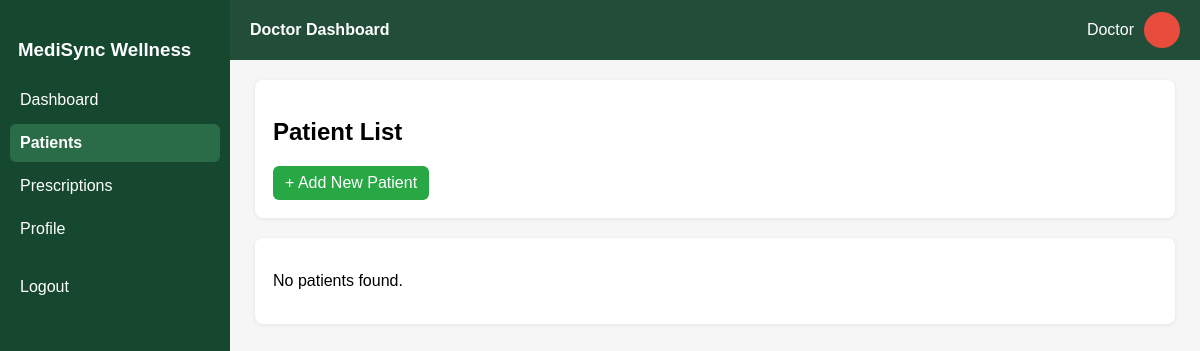
The page /backend/DISTRIBUTE_TO_APPROPRIATE_FILES/doctor/patients.php on the database as committed earlier.
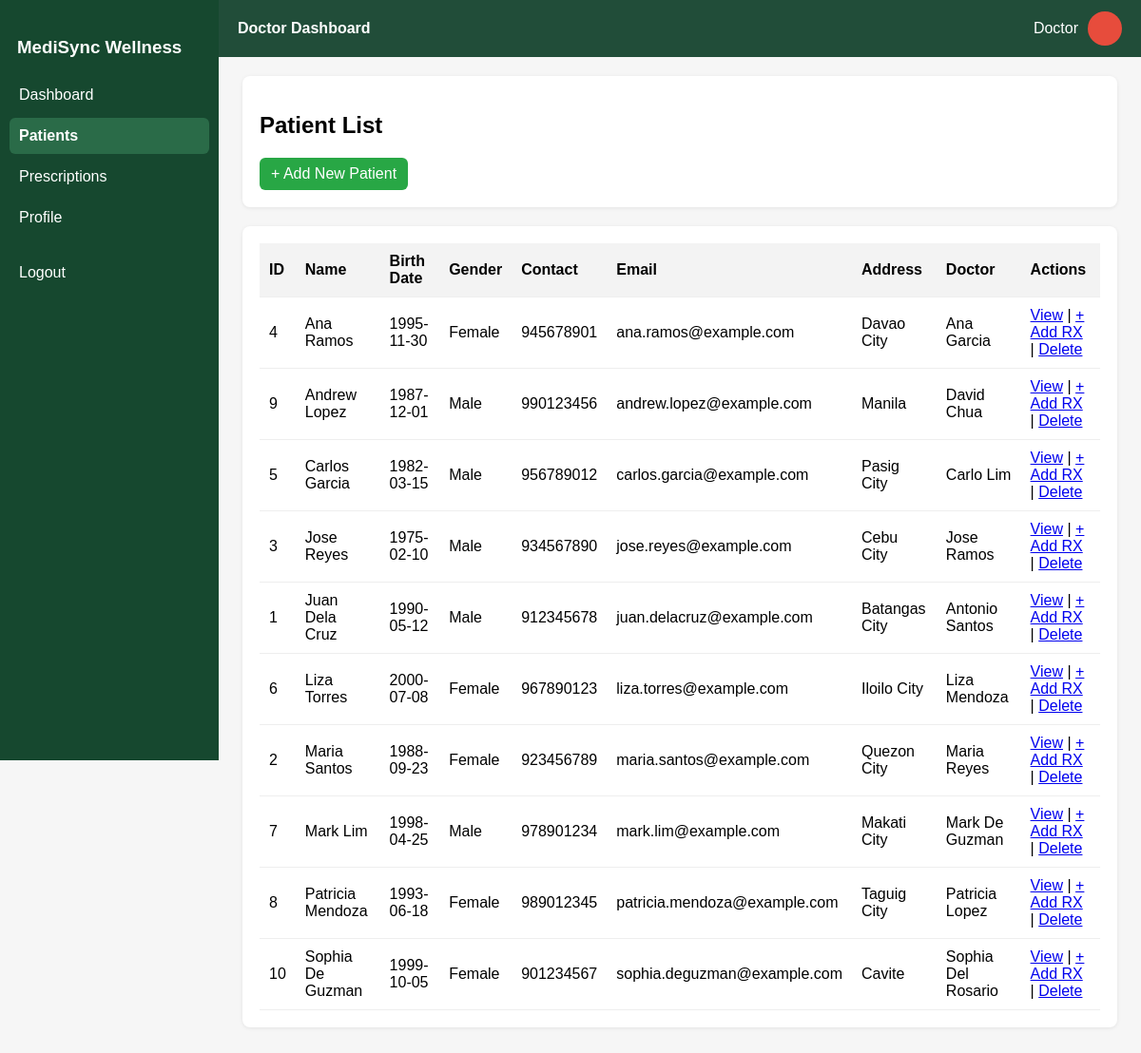
The same page on the database as committed later.
### tables this page shows
CREATE TABLE IF NOT EXISTS `patient` (
  `patientID` int NOT NULL AUTO_INCREMENT,
  `firstName` text NOT NULL,
  `lastName` text NOT NULL,
  `birthDate` date NOT NULL,
  `gender` text NOT NULL,
  `contactNumber` int NOT NULL,
  `address` text NOT NULL,
  `email` text NOT NULL,
  `doctorID` int NOT NULL,
  `healthCondition` text,
  `allergies` text,
  `currentMedication` text,
  `knownDiseases` text,
  PRIMARY KEY (`patientID`),
  KEY `fk_patient_doctor` (`doctorID`)
);

CREATE TABLE IF NOT EXISTS `doctor` (
  `doctorID` int NOT NULL,
  `firstName` text NOT NULL,
  `lastName` text NOT NULL,
  `specialization` text NOT NULL,
  `licenseNumber` int NOT NULL,
  `email` text NOT NULL,
  `clinicAddress` text NOT NULL,
  `status` enum('active','pending') NOT NULL DEFAULT 'pending',
  PRIMARY KEY (`doctorID`)
);

### backend/DISTRIBUTE_TO_APPROPRIATE_FILES/doctor/patients.php (the view, shortened to what this page needs)
<?php
include('../includes/db_connect.php');
$query = "
    SELECT p.patientID, p.firstName, p.lastName, p.birthDate, p.gender,
           p.contactNumber, p.address, p.email, d.firstName AS doctorFirst, d.lastName AS doctorLast
    FROM patient p
    LEFT JOIN doctor d ON p.doctorID = d.doctorID
    ORDER BY p.firstName ASC
";
$res = $conn->query($query);
?>
    <div class="card">
        <h2>Patient List</h2>
        <a class="btn" href="add_patient.php">+ Add New Patient</a>
    </div>
    <div class="card">
        <?php if ($res && $res->num_rows > 0): ?>
            <table>
                <thead>
                <tr>
                    <th>ID</th><th>Name</th><th>Birth Date</th><th>Gender</th>
                    <th>Contact</th><th>Email</th><th>Address</th><th>Doctor</th><th>Actions</th>
                </tr>
                </thead>
                <tbody>
                <?php while ($row = $res->fetch_assoc()): ?>
                    <tr>
                        <td><?= (int)$row['patientID'] ?></td>
                        <td><?= htmlspecialchars($row['firstName'].' '.$row['lastName']) ?></td>
                        <td><?= htmlspecialchars($row['birthDate']) ?></td>
                        <td><?= htmlspecialchars($row['gender']) ?></td>
                        <td><?= htmlspecialchars($row['contactNumber']) ?></td>
                        <td><?= htmlspecialchars($row['email']) ?></td>
                        <td><?= htmlspecialchars($row['address']) ?></td>
                        <td><?= htmlspecialchars(trim($row['doctorFirst'].' '.$row['doctorLast'])) ?></td>
                        <td>
                            <a href="view_patient_prescription.php?id=<?= (int)$row['patientID'] ?>">View</a> |
                            <a href="add_prescription.php?id=<?= (int)$row['patientID'] ?>">+ Add RX</a> |
                            <a class="danger" href="delete_patient.php?id=<?= (int)$row['patientID'] ?>" onclick="return confirm('Delete patient and all prescriptions?')">Delete</a>
                        </td>
                    </tr>
                <?php endwhile; ?>
                </tbody>
            </table>
        <?php else: ?>
            <p>No patients found.</p>
        <?php endif; ?>
    </div>
<?php
include('doctor_standard.php');

Rows that differ between the two databases and show on the page:
added patient: patientID "4", firstName+lastName "Ana Ramos", birthDate "1995-11-30", gender "Female", contactNumber "945678901", email "ana.ramos@example.com", address "Davao City", doctorID.lastName "Ana Garcia"
added patient: patientID "9", firstName+lastName "Andrew Lopez", birthDate "1987-12-01", gender "Male", contactNumber "990123456", email "andrew.lopez@example.com", address "Manila", doctorID.lastName "David Chua"
added patient: patientID "5", firstName+lastName "Carlos Garcia", birthDate "1982-03-15", gender "Male", contactNumber "956789012", email "carlos.garcia@example.com", address "Pasig City", doctorID.lastName "Carlo Lim"
added patient: patientID "3", firstName+lastName "Jose Reyes", birthDate "1975-02-10", gender "Male", contactNumber "934567890", email "jose.reyes@example.com", address "Cebu City", doctorID.lastName "Jose Ramos"
added patient: patientID "1", firstName+lastName "Juan Dela Cruz", birthDate "1990-05-12", gender "Male", contactNumber "912345678", email "juan.delacruz@example.com", address "Batangas City", doctorID.lastName "Antonio Santos"
added patient: patientID "6", firstName+lastName "Liza Torres", birthDate "2000-07-08", gender "Female", contactNumber "967890123", email "liza.torres@example.com", address "Iloilo City", doctorID.lastName "Liza Mendoza"
added patient: patientID "2", firstName+lastName "Maria Santos", birthDate "1988-09-23", gender "Female", contactNumber "923456789", email "maria.santos@example.com", address "Quezon City", doctorID.lastName "Maria Reyes"
added patient: patientID "7", firstName+lastName "Mark Lim", birthDate "1998-04-25", gender "Male", contactNumber "978901234", email "mark.lim@example.com", address "Makati City", doctorID.lastName "Mark De Guzman"
added patient: patientID "8", firstName+lastName "Patricia Mendoza", birthDate "1993-06-18", gender "Female", contactNumber "989012345", email "patricia.mendoza@example.com", address "Taguig City", doctorID.lastName "Patricia Lopez"
added patient: patientID "10", firstName+lastName "Sophia De Guzman", birthDate "1999-10-05", gender "Female", contactNumber "901234567", email "sophia.deguzman@example.com", address "Cavite", doctorID.lastName "Sophia Del Rosario"
Other text that changed with them:
text no longer shown: "No patients found."
text now shown: "ID Name Birth Date Gender Contact Email Address Doctor Actions"
